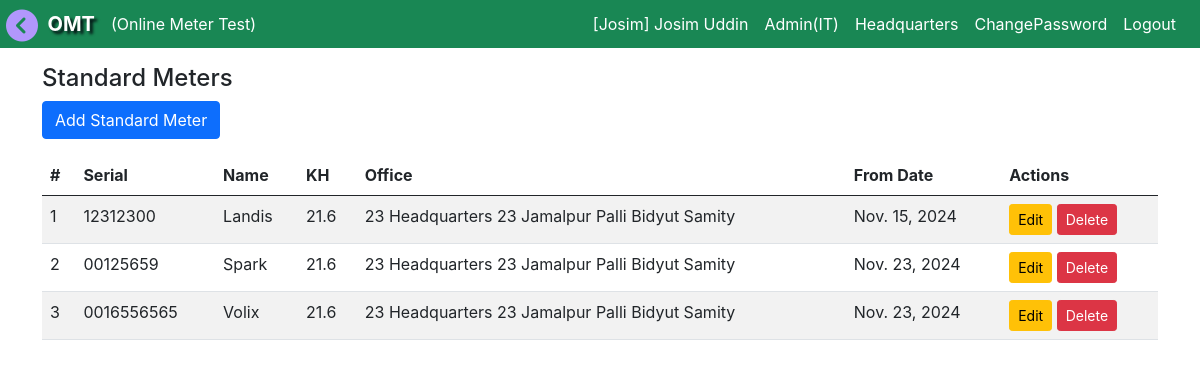
The page /meters/ (signed in) on the database its author committed.
### accounts/models.py (models this page shows, shortened)
class CustomUser(AbstractUser):
    ROLE_CHOICES = (
        ('admin', 'Admin'),
        ('MT', 'MT'),
        ('MTS', 'MTS'),
        ('IT', 'IT'),
        ('AGM', 'AGM'),
        ('DGM', 'DGM'),
        ('BS', 'BS'),
        ('BA', 'BA'),
        ('JE', 'JE'),
        ('LT', 'LT'),
        ('LM', 'LM'),
        ('user', 'User'),
    )
    username = models.CharField(max_length=100, unique=True)
    role = models.CharField(max_length=10, choices=ROLE_CHOICES, default='user')
    office = models.ForeignKey(Office, on_delete=models.CASCADE, null=True, blank=True)
    mobile = models.CharField(max_length=30, unique=True, blank=True, null=True)
    designation = models.ForeignKey(Designation, on_delete=models.SET_NULL, null=True, blank=True)
    training_id = models.CharField(max_length=30, unique=True, blank=True, null=True)
    date = models.DateField(auto_now_add=False, auto_now=False, default=today)
    sign_image = models.ImageField(upload_to='images/', null=True, blank=True)
    updated_by = models.CharField(max_length=100, blank=True, null=True)
    password_changed_at = models.DateTimeField(auto_now=True)  # Auto-updates on save
    def save(self, *args, **kwargs):
        if self.pk:
            original_user = CustomUser.objects.get(pk=self.pk)
            if original_user.password != self.password:
                self.password_changed_at = timezone.now()
        super().save(*args, **kwargs)

class Designation(models.Model):
    title = models.CharField(max_length=50, null=True, blank=True)
    details = models.CharField(max_length=50, null=True, blank=True)
    def __str__(self):
    	return self.title

class Office(models.Model):
	pbs = models.ForeignKey(Pbs, on_delete=models.CASCADE, blank=True, null=True)
	office_name =  models.CharField(max_length=255, null=True, blank=True)
	office_code = models.CharField(max_length=10, null=True, default="0")
	catagory = models.CharField(max_length=150, blank=True, null=True, choices= item_choice)
	updated_by = models.CharField(max_length=100, blank=True, null=True)
	def __str__(self):
		title = str(self.office_code) +' '+ str(self.office_name) +' '+ str(self.pbs)
		return title

class Standard_Meter(models.Model):
    office = models.ForeignKey(Office, on_delete=models.CASCADE, default=default_office, blank=True, null=True)
    std_serial = models.CharField(max_length=20, blank=True, null=True)
    std_name = models.CharField(max_length=20, blank=True, null=True)
    std_kh = models.CharField(max_length=5, blank=True, null=True)
    from_date = models.DateField(auto_now_add=False, default=today)
    updated_by = models.CharField(max_length=100, blank=True, null=True)

class Pbs(models.Model):
	pbs_code = models.CharField(max_length=10, null=True, blank=True, default="0")
	pbs_name = models.CharField(max_length=150, null=True, blank=True, default="default_pbs")
	updated_by = models.CharField(max_length=100, blank=True, null=True)
	def __str__(self):
		title = str(self.pbs_code) +' '+str(self.pbs_name)
		return title

### accounts/decorators.py (the view)
        def _wrapped_view(request, *args, **kwargs):
            if request.user.role in allowed_roles:
                return view_func(request, *args, **kwargs)
            elif request.headers.get('x-requested-with') == 'XMLHttpRequest':
                print("ooooooooooooo")
                data = {"status":"failed", "message":"দুঃখিত, এই পরিবর্তনটি করতে আপনি অনুমতি প্রাপ্ত নন।"}
                return JsonResponse(data, safe=False)
            else:
            	raise PermissionDenied

### accounts/views.py (called while the page is built)
@login_required
@role_required(['admin', 'IT', 'MT', 'MTS'])          #For user Group test
def standard_meter_list(request):
    meters = Standard_Meter.objects.filter(office=request.user.office)
    return render(request, 'accounts/standard_meter_list.html', {'meters': meters})

### accounts/templates/accounts/standard_meter_list.html
{% extends 'base.html' %}
{% block content %}
<div class="container pt-3">
    <h4>Standard Meters</h4>
    <a href="{% url 'standard_meter_create' %}" class="btn btn-primary mb-3">Add Standard Meter</a>
    <table class="table table-striped">
        <thead>
            <tr>
                <th>#</th>
                <th>Serial</th>
                <th>Name</th>
                <th>KH</th>
                <th>Office</th>
                <th>From Date</th>
                <th>Actions</th>
            </tr>
        </thead>
        <tbody>
            {% for meter in meters %}
            <tr>
                <td>{{ forloop.counter }}</td>
                <td>{{ meter.std_serial }}</td>
                <td>{{ meter.std_name }}</td>
                <td>{{ meter.std_kh }}</td>
                <td>{{ meter.office }}</td>
                <td>{{ meter.from_date }}</td>
                <td>
                    <a href="{% url 'standard_meter_update' meter.id %}" class="btn btn-warning btn-sm">Edit</a>
                    <a href="{% url 'standard_meter_delete' meter.id %}" class="btn btn-danger btn-sm">Delete</a>
                </td>
            </tr>
            {% endfor %}
        </tbody>
    </table>
   </div>
{% endblock %}

### templates/navbar.html (shortened to what this page needs)
<nav class="navbar navbar-expand-sm navbar-dark bg-success text-white justify-content-end p-1" id="navbar">
  <div class="container-fluid">
    &nbsp; &nbsp; &nbsp; &nbsp;<span class="navbar-brand"><b style="text-shadow: 3px 3px 3px rgba(0, 0, 10, 0.9);">OMT</b></span>
    <div class="collapse navbar-collapse" id="navbarSupportedContent">
      {% if user.is_authenticated %}
        {% if role == 'MT' or role == 'MTS' %}
      <ul class="navbar-nav me-auto">
        <li class="nav-item dropdown">
          <span class="nav-link dropdown-toggle" href="#" id="navbarDropdown" role="button" data-bs-toggle="dropdown" aria-expanded="false">
            Test Data
          </span>
          <ul class="dropdown-menu" aria-labelledby="navbarDropdown">
            <li><a class="dropdown-item" href="{% url 'test_input' %}">New Test</a></li>
            <li><a class="dropdown-item" href="{% url 'test_report_multi' %}">Test Report</a></li>
            <li><a class="dropdown-item" href="{% url 'test_report_multi_search' %}">Search</a></li>
          </ul>
        </li>
        <li class="nav-item dropdown">
          <span class="nav-link dropdown-toggle" href="#" id="navbarDropdown" role="button" data-bs-toggle="dropdown" aria-expanded="false">
            Register
          </span>
          <ul class="dropdown-menu" aria-labelledby="navbarDropdown">
            <li><a class="dropdown-item" href="{% url 'issue_item' %}">Meter Issue</a></li>
            <li><a class="dropdown-item" href="{% url 'issue_seal' %}">Seal Issue</a></li>
            <li><hr class="dropdown-divider"></li>
            <li><a class="dropdown-item" href="{% url 'meter_issue_list' %}">Meter Record Book Register</a></li>
            <li><a class="dropdown-item" href="{% url 'seal_issue_list' %}">Seal Issue Register</a></li>
          </ul>
        </li>
        <li class="nav-item dropdown">
          <span class="nav-link dropdown-toggle" href="#" id="navbarDropdown" role="button" data-bs-toggle="dropdown" aria-expanded="false">
            Balance
          </span>
          <ul class="dropdown-menu" aria-labelledby="navbarDropdown">
            <li><a class="dropdown-item" href="{% url 'balance' %}">Balance</a></li>
            <li><a class="dropdown-item" href="{% url 'receive_item' %}">Receive All</a></li>
            <li><a class="dropdown-item" href="{% url 'issue_item_to_bl' %}">Send Item</a></li>
          </ul>
        </li>
        <li class="nav-item dropdown">
          <span class="nav-link dropdown-toggle" href="#" id="navbarDropdown" role="button" data-bs-toggle="dropdown" aria-expanded="false">
            More
          </span>
          <ul class="dropdown-menu" aria-labelledby="navbarDropdown">
            <li><a class="dropdown-item" href="{% url 'signup' %}">Add Employee</a></li>
            <li><a class="dropdown-item" href="{% url 'register' %}">Despass</a></li>
          </ul>
        </li>
      </ul>
      {% else %}
        (Online Meter Test)
      {% endif %}
      <ul class="navbar-nav ms-auto">
        <li class="nav-item">
          <a class="nav-link text-white text-nowrap" href="{% url 'profile' %}">[{{request.user.username}}]  {{request.user.first_name}} {{request.user.last_name}}</a>
        </li>
        <li class="nav-item">
          <a class="nav-link text-white text-nowrap" href="{% url 'profile' %}">{{request.user.designation}}</a>
        </li>
        <li class="nav-item">
          <a class="nav-link text-white text-nowrap" href="{% url 'profile' %}">{{request.user.office.office_name}}</a>
        </li>
        <li class="nav-item">
          <a class="nav-link text-white" href="{% url 'password_change' %}">ChangePassword</a>
        </li>
        <li class="nav-item">
          <a class="nav-link text-white" href="{% url 'logout' %}">Logout</a>
        </li>
      </ul>
      {% else %}
      <ul class="navbar-nav ms-auto">
        <li class="nav-item">
          <a class="nav-link text-white" href="{% url 'login' %}">Login</a>
        </li>
      </ul>
      {% endif %}
    </div>
  </div>
</nav>

### rows shown on the page
CustomUser: user.username "Josim", user.first_name "Josim", user.last_name "Uddin", user.designation "Admin(IT)", user.office.office_name "Headquarters"
Standard_Meter: std_serial "12312300", std_name "Landis", std_kh "21.6", office "23 Headquarters 23 Jamalpur Palli Bidyut Samity", from_date "Nov. 15, 2024"
Standard_Meter: std_serial "00125659", std_name "Spark", std_kh "21.6", office "23 Headquarters 23 Jamalpur Palli Bidyut Samity", from_date "Nov. 23, 2024"
Standard_Meter: std_serial "0016556565", std_name "Volix", std_kh "21.6", office "23 Headquarters 23 Jamalpur Palli Bidyut Samity", from_date "Nov. 23, 2024"
